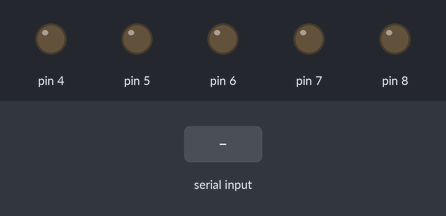
A sketch run on a simulated Arduino Uno, built with avr-gcc and run on an emulated ATmega328P. Parts: output pins drawn as LEDs (lit = HIGH). Inputs (shaded band) come from the test bench.

Above: at 1.2 s.
1.3 s: "1" received over Serial
At 2.5 s:
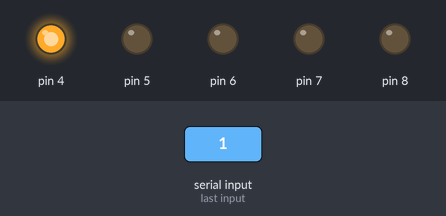
2.8 s: "2" received over Serial
At 3.7 s:
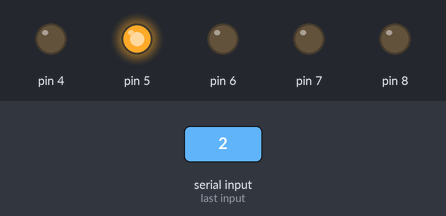
4.3 s: "3" received over Serial
At 4.9 s:
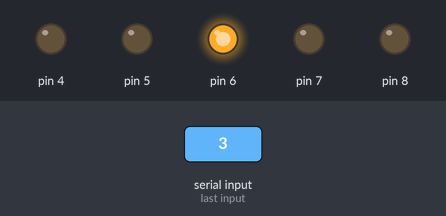
5.8 s: "4" received over Serial
At 7.0 s:
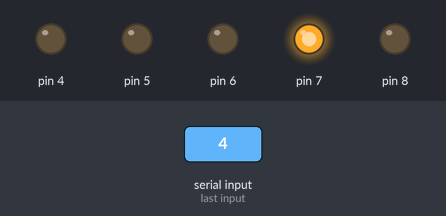
7.3 s: "5" received over Serial
At 8.3 s:
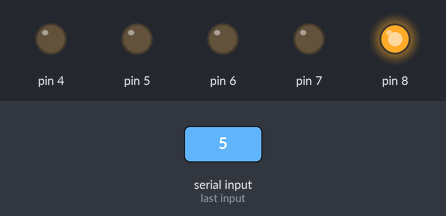
Timing chart, 0 to 9.8 s (numbered marks = the images above; inputs shaded):
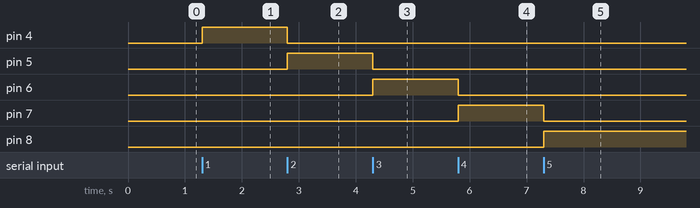

The sketch:

project.ino
```cpp
void setup() {
  Serial.begin(9600);
  pinMode(4, OUTPUT);
  pinMode(5, OUTPUT);
  pinMode(6, OUTPUT);
  pinMode(7, OUTPUT);
  pinMode(8, OUTPUT);

  digitalWrite(4,LOW);
  digitalWrite(5,LOW);
  digitalWrite(6,LOW);
  digitalWrite(7,LOW);
  digitalWrite(8,LOW);
}
void loop()
{


  if(Serial.available() > 0) {

    char data = Serial.read();
    char str[2];
    str[0] = data;
    str[1] = '\0';
        if(str[0] == '1')
        {

            digitalWrite(4 , HIGH);
            digitalWrite(5 , LOW);
            digitalWrite(6 , LOW);
            digitalWrite(7 , LOW);
            digitalWrite(8 , LOW);
        }

        else if(str[0] == '2')
        {
            digitalWrite(5 , HIGH);
            digitalWrite(4 , LOW);
            digitalWrite(6 , LOW);
            digitalWrite(7 , LOW);
            digitalWrite(8 , LOW);


        }

        else if(str[0] == '3')
        {

            digitalWrite(6 , HIGH);
            digitalWrite(4 , LOW);
            digitalWrite(5 , LOW);
            digitalWrite(7 , LOW);
            digitalWrite(8 , LOW);

        }

        else if(str[0] == '4')
        {

            digitalWrite(7 , HIGH);
            digitalWrite(5 , LOW);
            digitalWrite(6 , LOW);
            digitalWrite(4 , LOW);
            digitalWrite(8 , LOW);

        }

        else if(str[0] == '5')
        {


            digitalWrite(8 , HIGH);
            digitalWrite(5 , LOW);
            digitalWrite(6 , LOW);
            digitalWrite(7 , LOW);
            digitalWrite(4 , LOW);


        }
        else
        {
            digitalWrite(4 , LOW);
            digitalWrite(5 , LOW);
            digitalWrite(6 , LOW);
            digitalWrite(7 , LOW);
            digitalWrite(8 , LOW);
        }

                              }


}
```

Measured:
- after the input at 1.3 s, pin 4: LOW → HIGH at once
- after the input at 2.8 s, pin 4: HIGH → LOW at once; pin 5: LOW → HIGH at once
- after the input at 4.3 s, pin 5: HIGH → LOW at once; pin 6: LOW → HIGH at once
- after the input at 5.8 s, pin 6: HIGH → LOW at once; pin 7: LOW → HIGH at once
- after the input at 7.3 s, pin 7: HIGH → LOW at once; pin 8: LOW → HIGH at once
